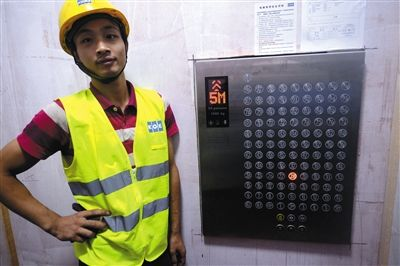
#> input picture elev2.jpeg, 400 x 266 px
$ python gradient.py
#> lines starting #> are read from the running program, lines starting #| are printed output that depends on the picture
import cv2 as cv
import copy
import numpy as np


def gaussian():
    img = cv.imread('elev2.jpeg')
#> img is the input picture: shape (266, 400, 3); mean B, G, R 119.3, 130.9, 134.5
    # 高斯滤波
    # img_gray = cv.cvtColor(img, cv.COLOR_RGB2GRAY)
    img = np.float32(img) / 255.0  # 归一化
    img_Guassian = cv.GaussianBlur(img, (5, 5), 0)
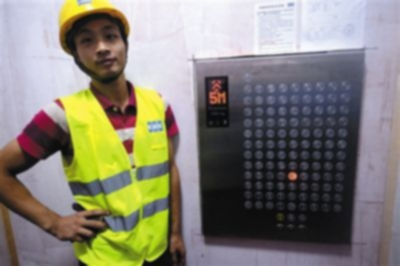
#> img_Guassian: shape (266, 400, 3) float32; mean B, G, R 0.468, 0.513, 0.527
    return img_Guassian


def conv1D(img, mask1D):
    width = img.shape[1]
#> width = 400
    height = img.shape[0]
#> height = 266
    # ximg，yimg表示x，y方向梯度图
    # 此处的变量赋值不能简单的等于，那样只会全部指向img
    ximg = copy.deepcopy(img)
    yimg = copy.deepcopy(img)
    # 计算x，y方向梯度
    for i in range(1, height - 2):
        for j in range(1, width - 2):
            left = img[i][j - 1]
            right = img[i][j + 1]
            uper = img[i + 1][j]
            lower = img[i - 1][j]
            # 如果用灰度图的话，此处int(right)应该加上,彩色图片不用加
            ximg[i][j] = right - left
            yimg[i][j] = lower - uper
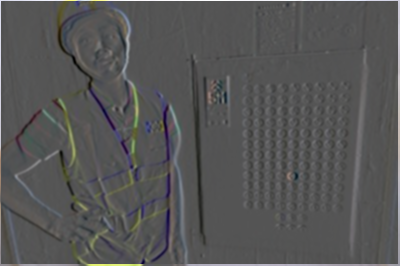
#> ximg: shape (266, 400, 3) float32; mean B, G, R 0.0113, 0.0114, 0.0116; drawn with min black and max white
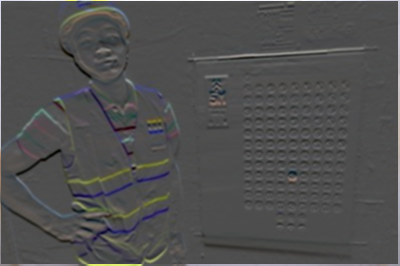
#> yimg: shape (266, 400, 3) float32; mean B, G, R 0.0147, 0.0145, 0.0147; drawn with min black and max white

    return ximg, yimg


def convertXYGradToVec(ximg, yimg):
    # 这个是最大范数的颜色角标
    maxIndex = 0
    width = ximg.shape[1]
#> width = 400
    height = ximg.shape[0]
#> height = 266
    vecImg = np.zeros((height,width,2))
    grayImg = np.zeros((height, width))
    for i in range(1, height - 2):
        for j in range(1, width - 2):
            bnorm = np.linalg.norm([ximg[i][j][0], yimg[i][j][0]])
            gnorm = np.linalg.norm([ximg[i][j][1], yimg[i][j][1]])
            rnorm = np.linalg.norm([ximg[i][j][2], yimg[i][j][2]])
            maxIndex = findMaxIn3(bnorm, gnorm, rnorm)
            vecImg[i][j]=[ximg[i][j][maxIndex], yimg[i][j][maxIndex]]
            grayImg[i][j] = float(np.linalg.norm([ximg[i][j][maxIndex], yimg[i][j][maxIndex]]))
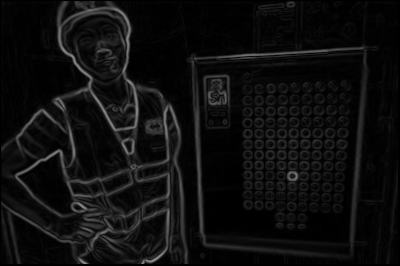
#> grayImg: shape (266, 400) float64; min 0, max 0.574, mean 0.0579

    return grayImg


# 求三通道那个最大？返回通道下标b,g,r
def findMaxIn3(a, b, c):
    max = -255
    index = 0
    if a > max:
        max = a
        index = 0
    if b > max:
        max = b
        index = 1
    if c > max:
        max = c
        index = 2
    return index


if __name__ == "__main__":
    img_guassian = gaussian()
    # 求梯度也可以用以下sobel
    # gx = cv.Sobel(img_guassian, cv.CV_32F, 1, 0, ksize=1)
    ximg_conv, yimg_conv = conv1D(img_guassian, [-1, 0, 1])
    vec_img=convertXYGradToVec(ximg_conv, yimg_conv)
    cv.imshow("/mine", vec_img)
    # cv.imshow("/their", gx)
    cv.waitKey(0)
    cv.destroyAllWindows()

$ run again, with elev.png saved as elev2.jpeg
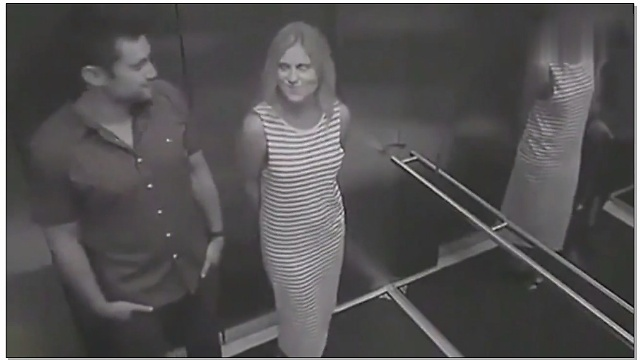
#> input picture elev.png, 640 x 360 px
#> in gaussian, img is the input picture: shape (360, 640, 3); mean B, G, R 83.4, 82.7, 84.5
#> after the loop in conv1D, `for i in range(1, height - 2):`:
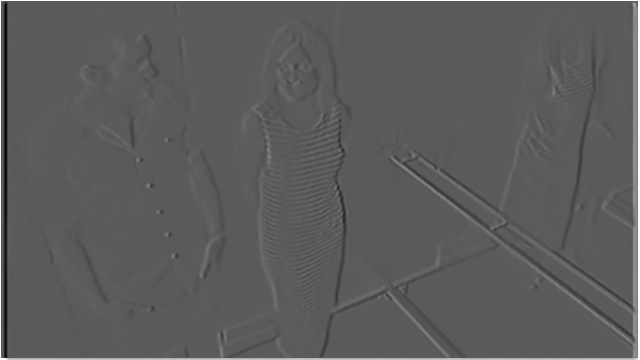
#> ximg: shape (360, 640, 3) float32; mean B, G, R 0.0104, 0.0104, 0.0104; drawn with min black and max white
#> after the loop in convertXYGradToVec, `for i in range(1, height - 2):`:
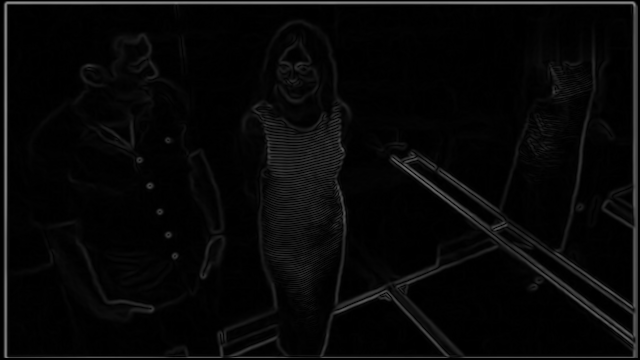
#> grayImg: shape (360, 640) float64; min 0, max 0.554, mean 0.0308
